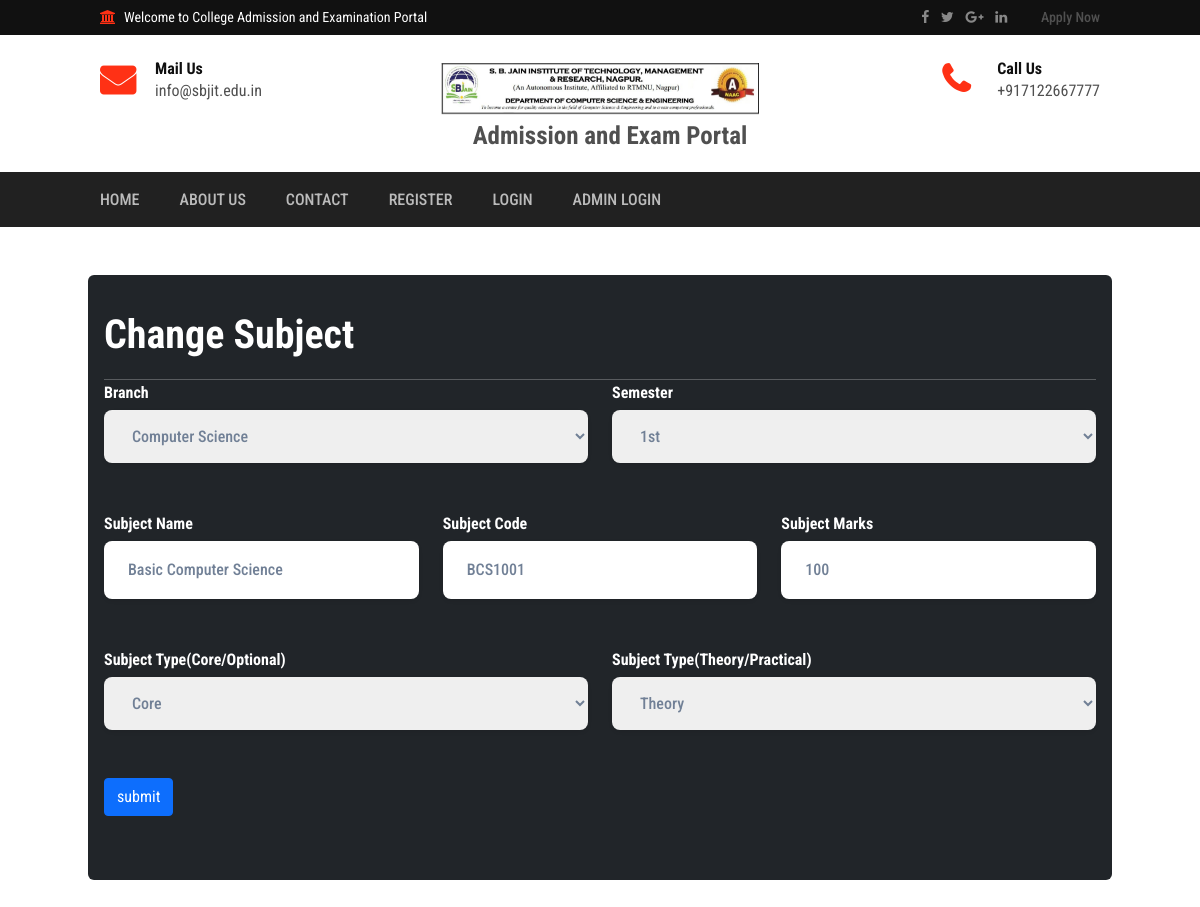
Page /change-subject/1/ on the committed database.
### collegeapp/models.py (models this page shows, shortened)
class Subject(models.Model):
    branch = models.ForeignKey(Branch, on_delete=models.CASCADE, null=True, blank=True)
    semester = models.ForeignKey(Semester, on_delete=models.CASCADE, null=True, blank=True)
    name = models.CharField(max_length=100, null=True, blank=True)
    code = models.CharField(max_length=100, null=True, blank=True)
    subjecttype = models.IntegerField(choices=SUBJECTTYPE, null=True, blank=True)
    theroytype = models.IntegerField(choices=THEORYTYPE, null=True, blank=True)
    marks = models.CharField(max_length=100, null=True, blank=True)
    created = models.DateTimeField(auto_now_add=True, blank=True)

class Branch(models.Model):
    name = models.CharField(max_length=100, null=True, blank=True)
    code = models.CharField(max_length=100, null=True, blank=True)
    created = models.DateTimeField(auto_now_add=True, blank=True)

class Semester(models.Model):
    name = models.CharField(max_length=100, null=True, blank=True)
    created = models.DateTimeField(auto_now_add=True, blank=True)

### collegeapp/views.py (the view, shortened to what this page needs)
# urls.py: path('change-subject/<int:pid>/', change_subject, name='change_subject'),
def change_subject(request, pid=None):
    branch = None
    if pid:
        subject = Subject.objects.get(id=pid)
    semester = Semester.objects.all()
    branch = Branch.objects.all()
    theroytype = THEORYTYPE
    subjecttype = SUBJECTTYPE
    return render(request, 'change_subject.html', locals())

### collegeapp/templates/change_subject.html (shortened to what this page needs)
{% extends 'index.html' %}
{% load static %}
{% load custom_tags %}
{% block body %}
<link rel="stylesheet" href="https://unpkg.com/tailwindcss@^1.0/dist/tailwind.min.css">
<div class="container bg-dark p-3 my-5" style="border-radius:6px">
    <h1>{% if not subject %}Add{% else %}Change{% endif %} Subject</h1><hr style="color:white">
    <form action="{% if not subject %}/add-subject/{% else %}/change-subject/{{subject.id}}/{% endif %}" method="post" enctype="multipart/form-data">
        <div class="row">
            <div class="col-md-6 mb-5">
                <label for="branch" class="font-bold mb-1 text-gray-700 block" style="color:white">Branch</label>
                <select class="w-full px-4 py-3 rounded-lg shadow-sm focus:outline-none focus:shadow-outline text-gray-600 font-medium" name="branch">
                    {% for i in branch %}
                    <option value="{{i.id}}" {% if i.id == subject.branch.id %}selected{% endif %}>{{i.name}}</option>
                    {% endfor %}
                </select>
            </div>
            <div class="col-md-6 mb-5">
                <label for="semester" class="font-bold mb-1 text-gray-700 block" style="color:white">Semester</label>
                <select class="w-full px-4 py-3 rounded-lg shadow-sm focus:outline-none focus:shadow-outline text-gray-600 font-medium" name="semester">
                    {% for i in semester %}
                    <option value="{{i.id}}" {% if i.id == subject.semester.id %}selected{% endif %}>{{i.name}}</option>
                    {% endfor %}
                </select>
            </div>
        </div>
        <div class="row">
            <div class="col-md-4 mb-5">
                <label for="email" class="font-bold mb-1 text-gray-700 block" style="color:white">Subject Name</label>
                <input type="text"
                    class="w-full px-4 py-3 rounded-lg shadow-sm focus:outline-none focus:shadow-outline text-gray-600 font-medium"
                    name="name" placeholder="Enter Subject Name" value="{{subject.name}}">
            </div>
            <div class="col-md-4 mb-5">
                <label for="email" class="font-bold mb-1 text-gray-700 block" style="color:white">Subject Code</label>
                <input type="text"
                    class="w-full px-4 py-3 rounded-lg shadow-sm focus:outline-none focus:shadow-outline text-gray-600 font-medium"
                    name="code" placeholder="Enter Subject Code" value="{{subject.code}}">
            </div>
            <div class="col-md-4 mb-5">
                <label for="email" class="font-bold mb-1 text-gray-700 block" style="color:white">Subject Marks</label>
                <input type="text"
                    class="w-full px-4 py-3 rounded-lg shadow-sm focus:outline-none focus:shadow-outline text-gray-600 font-medium"
                    name="marks" placeholder="Enter marks" value="{{subject.marks}}">
            </div>
        </div>
        <div class="row">
            <div class="col-md-6 mb-5">
                <label for="email" class="font-bold mb-1 text-gray-700 block" style="color:white">Subject Type(Core/Optional)</label>
                <select class="w-full px-4 py-3 rounded-lg shadow-sm focus:outline-none focus:shadow-outline text-gray-600 font-medium" name="subjecttype">
                    {% for i in subjecttype %}
                    <option value="{{i.0}}" {% if i.0 == subject.subjecttype %}selected{% endif %}>{{i.1}}</option>
                    {% endfor %}
                </select>
            </div>
            <div class="col-md-6 mb-5">
                <label for="email" class="font-bold mb-1 text-gray-700 block" style="color:white">Subject Type(Theory/Practical)</label>
                <select class="w-full px-4 py-3 rounded-lg shadow-sm focus:outline-none focus:shadow-outline text-gray-600 font-medium" name="theroytype">
                    {% for i in theroytype %}
                    <option value="{{i.0}}" {% if i.0 == subject.theroytype %}selected{% endif %}>{{i.1}}</option>
                    {% endfor %}
                </select>
            </div>
        </div>
        <input type="submit" class="btn btn-primary mb-5" value="submit"/>
</div>
{% endblock %}

### collegeapp/templates/change_subject.html (style rules this page uses)
h1 { margin-top:2%; margin-bottom:2%; font-size:40px; font-weight:bold; color:white; }

### rows in the picture
Subject: branch "Computer Science", semester "1st", name "Basic Computer Science", code "BCS1001", marks "100", subjecttype "Core", theroytype "Theory"
